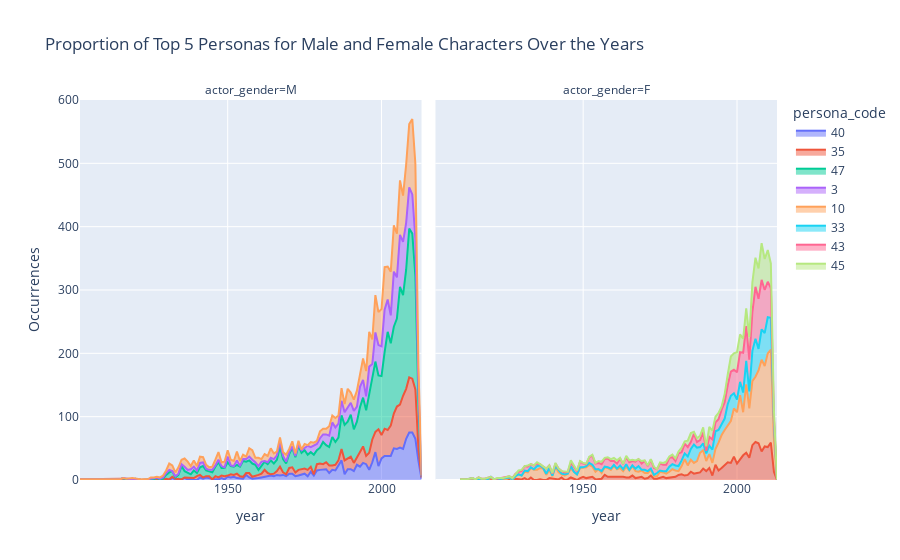

Write notebook code for a chart like this one.
### Code cell
import pandas as pd
import plotly.express as px

# Count occurrences for each combination of 'year', 'persona_code', and 'actor_gender'
data_counts = persona_char_movie_year.groupby(['year', 'persona_code', 'actor_gender']).size().reset_index(name='count')

# Get the top 5 personas for both male and female characters
top5_male_personas = data_counts[data_counts['actor_gender'] == 'M'].groupby('persona_code')['count'].sum().nlargest(5).index
top5_female_personas = data_counts[data_counts['actor_gender'] == 'F'].groupby('persona_code')['count'].sum().nlargest(5).index

# Filter the data for the top 5 personas for both male and female characters
male_top5_data = data_counts[(data_counts['actor_gender'] == 'M') & (data_counts['persona_code'].isin(top5_male_personas))]
female_top5_data = data_counts[(data_counts['actor_gender'] == 'F') & (data_counts['persona_code'].isin(top5_female_personas))]

# Combine male and female data
combined_data = pd.concat([male_top5_data, female_top5_data])

# Create a stacked area chart
fig = px.area(
    combined_data,
    x='year',
    y='count',
    color='persona_code',
    facet_col='actor_gender',
    labels={'count': 'Occurrences'},
    title='Proportion of Top 5 Personas for Male and Female Characters Over the Years'
)

# Show the chart
fig.show()

### Figure 1 — Plotly figure (JSON) as saved in the notebook; plotly's stock layout.template omitted (floating-point values rounded to 4 significant figures)
{"data": [{"fillpattern": {"shape": ""}, "hovertemplate": "persona_code=40<br>actor_gender=M<br>year=%{x}<br>Occurrences=%{y}<extra></extra>", "legendgroup": "40", "line": {"color": "#636efa"}, "marker": {"symbol": "circle"}, "mode": "lines", "name": "40", "orientation": "v", "showlegend": true, "stackgroup": "1", "type": "scatter", "x": [1902, 1925, 1927, 1930, 1932, 1933, 1934, 1935, 1936, 1937, 1938, 1941, 1942, 1943, 1944, 1945, 1946, 1947, 1948, 1949, 1950, 1951, 1952, 1953, 1954, 1955, 1956, 1957, 1958, 1959, 1960, 1961, 1962, 1963, 1964, 1965, 1966, 1967, 1968, 1969, 1970, 1971, 1972, 1973, 1974, 1975, 1976, 1977, 1978, 1979, 1980, 1981, 1982, 1983, 1984, 1985, 1986, 1987, 1988, 1989, 1990, 1991, 1992, 1993, 1994, 1995, 1996, 1997, 1998, 1999, 2000, 2001, 2002, 2003, 2004, 2005, 2006, 2007, 2008, 2009, 2010, 2011, 2012, 2013], "xaxis": "x", "y": [1, 1, 2, 1, 3, 1, 2, 1, 3, 1, 2, 4, 2, 4, 3, 1, 1, 1, 3, 1, 5, 4, 5, 3, 3, 2, 8, 4, 2, 2, 3, 4, 5, 5, 7, 6, 8, 7, 8, 6, 10, 10, 6, 7, 8, 10, 6, 13, 7, 15, 16, 16, 17, 11, 16, 15, 23, 31, 9, 17, 17, 14, 24, 21, 27, 25, 16, 28, 44, 22, 34, 38, 38, 38, 50, 49, 51, 49, 65, 75, 75, 65, 30, 2], "yaxis": "y"}, {"fillpattern": {"shape": ""}, "hovertemplate": "persona_code=35<br>actor_gender=M<br>year=%{x}<br>Occurrences=%{y}<extra></extra>", "legendgroup": "35", "line": {"color": "#EF553B"}, "marker": {"symbol": "circle"}, "mode": "lines", "name": "35", "orientation": "v", "showlegend": true, "stackgroup": "1", "type": "scatter", "x": [1915, 1916, 1919, 1920, 1921, 1924, 1926, 1929, 1930, 1931, 1932, 1933, 1936, 1937, 1938, 1939, 1940, 1941, 1942, 1943, 1944, 1946, 1947, 1948, 1949, 1950, 1951, 1952, 1953, 1954, 1955, 1956, 1957, 1958, 1959, 1960, 1961, 1962, 1963, 1964, 1965, 1966, 1967, 1968, 1969, 1970, 1971, 1972, 1973, 1974, 1975, 1976, 1977, 1978, 1979, 1980, 1981, 1982, 1983, 1984, 1985, 1986, 1987, 1988, 1989, 1990, 1991, 1992, 1993, 1994, 1995, 1996, 1997, 1998, 1999, 2000, 2001, 2002, 2003, 2004, 2005, 2006, 2007, 2008, 2009, 2010, 2011, 2012, 2013], "xaxis": "x", "y": [1, 2, 1, 1, 1, 1, 1, 1, 1, 1, 2, 1, 1, 3, 2, 3, 6, 4, 2, 2, 3, 5, 3, 4, 5, 2, 5, 3, 7, 3, 3, 3, 7, 3, 4, 5, 6, 11, 6, 2, 4, 6, 14, 4, 3, 9, 10, 6, 9, 9, 8, 10, 8, 2, 10, 10, 9, 11, 12, 7, 9, 8, 18, 22, 17, 20, 13, 12, 23, 26, 13, 27, 36, 32, 58, 37, 43, 41, 48, 55, 67, 68, 84, 79, 87, 85, 78, 19, 2], "yaxis": "y"}, {"fillpattern": {"shape": ""}, "hovertemplate": "persona_code=35<br>actor_gender=F<br>year=%{x}<br>Occurrences=%{y}<extra></extra>", "legendgroup": "35", "line": {"color": "#EF553B"}, "marker": {"symbol": "circle"}, "mode": "lines", "name": "35", "orientation": "v", "showlegend": false, "stackgroup": "1", "type": "scatter", "x": [1928, 1929, 1930, 1931, 1933, 1936, 1939, 1940, 1941, 1942, 1943, 1945, 1946, 1947, 1949, 1950, 1951, 1952, 1953, 1954, 1955, 1956, 1957, 1958, 1959, 1960, 1961, 1962, 1963, 1964, 1965, 1966, 1967, 1968, 1969, 1970, 1971, 1972, 1973, 1974, 1975, 1976, 1977, 1978, 1979, 1980, 1981, 1982, 1983, 1984, 1985, 1986, 1987, 1988, 1989, 1990, 1991, 1992, 1993, 1994, 1995, 1996, 1997, 1998, 1999, 2000, 2001, 2002, 2003, 2004, 2005, 2006, 2007, 2008, 2009, 2010, 2011, 2012], "xaxis": "x2", "y": [2, 1, 1, 3, 4, 1, 3, 2, 2, 1, 4, 1, 4, 2, 3, 5, 3, 4, 5, 1, 2, 2, 8, 5, 5, 5, 6, 5, 5, 4, 4, 7, 3, 4, 5, 2, 3, 7, 2, 2, 4, 5, 3, 4, 4, 5, 8, 9, 7, 8, 13, 10, 11, 12, 18, 14, 19, 7, 24, 15, 19, 24, 28, 27, 37, 26, 33, 39, 43, 35, 55, 60, 58, 45, 53, 52, 59, 13], "yaxis": "y2"}, {"fillpattern": {"shape": ""}, "hovertemplate": "persona_code=47<br>actor_gender=M<br>year=%{x}<br>Occurrences=%{y}<extra></extra>", "legendgroup": "47", "line": {"color": "#00cc96"}, "marker": {"symbol": "circle"}, "mode": "lines", "name": "47", "orientation": "v", "showlegend": true, "stackgroup": "1", "type": "scatter", "x": [1916, 1920, 1925, 1927, 1929, 1930, 1931, 1932, 1933, 1934, 1935, 1936, 1937, 1938, 1939, 1940, 1941, 1942, 1943, 1944, 1945, 1946, 1947, 1948, 1949, 1950, 1951, 1952, 1953, 1954, 1955, 1956, 1957, 1958, 1959, 1960, 1961, 1962, 1963, 1964, 1965, 1966, 1967, 1968, 1969, 1970, 1971, 1972, 1973, 1974, 1975, 1976, 1977, 1978, 1979, 1980, 1981, 1982, 1983, 1984, 1985, 1986, 1987, 1988, 1989, 1990, 1991, 1992, 1993, 1994, 1995, 1996, 1997, 1998, 1999, 2000, 2001, 2002, 2003, 2004, 2005, 2006, 2007, 2008, 2009, 2010, 2011, 2012, 2013], "xaxis": "x", "y": [1, 1, 1, 2, 1, 6, 11, 9, 2, 6, 21, 10, 8, 5, 12, 5, 12, 18, 9, 8, 11, 15, 24, 12, 13, 21, 13, 13, 14, 15, 25, 18, 20, 21, 18, 8, 12, 13, 14, 22, 16, 18, 32, 21, 17, 22, 31, 24, 38, 26, 29, 24, 23, 31, 22, 25, 35, 27, 29, 45, 36, 36, 53, 56, 58, 66, 53, 56, 71, 77, 72, 91, 94, 111, 85, 93, 121, 155, 130, 137, 139, 186, 159, 188, 235, 229, 179, 75, 2], "yaxis": "y"}, {"fillpattern": {"shape": ""}, "hovertemplate": "persona_code=3<br>actor_gender=M<br>year=%{x}<br>Occurrences=%{y}<extra></extra>", "legendgroup": "3", "line": {"color": "#ab63fa"}, "marker": {"symbol": "circle"}, "mode": "lines", "name": "3", "orientation": "v", "showlegend": true, "stackgroup": "1", "type": "scatter", "x": [1917, 1926, 1928, 1929, 1930, 1931, 1933, 1934, 1935, 1936, 1937, 1938, 1939, 1940, 1941, 1942, 1943, 1944, 1945, 1946, 1947, 1948, 1949, 1950, 1951, 1952, 1953, 1954, 1955, 1956, 1957, 1958, 1959, 1960, 1961, 1962, 1963, 1964, 1965, 1966, 1967, 1968, 1969, 1970, 1971, 1972, 1973, 1974, 1975, 1976, 1977, 1978, 1979, 1980, 1981, 1982, 1983, 1984, 1985, 1986, 1987, 1988, 1989, 1990, 1991, 1992, 1993, 1994, 1995, 1996, 1997, 1998, 1999, 2000, 2001, 2002, 2003, 2004, 2005, 2006, 2007, 2008, 2009, 2010, 2011, 2012], "xaxis": "x", "y": [2, 1, 2, 2, 3, 4, 2, 2, 3, 7, 4, 8, 6, 4, 7, 6, 3, 2, 4, 2, 4, 3, 1, 9, 1, 1, 7, 1, 3, 4, 6, 6, 4, 6, 7, 1, 3, 4, 7, 7, 6, 5, 3, 3, 2, 2, 2, 4, 3, 14, 8, 14, 10, 15, 12, 17, 18, 23, 23, 22, 23, 20, 23, 19, 29, 24, 32, 28, 22, 45, 25, 46, 48, 47, 67, 51, 44, 87, 65, 82, 84, 74, 65, 62, 59, 21], "yaxis": "y"}, {"fillpattern": {"shape": ""}, "hovertemplate": "persona_code=10<br>actor_gender=M<br>year=%{x}<br>Occurrences=%{y}<extra></extra>", "legendgroup": "10", "line": {"color": "#FFA15A"}, "marker": {"symbol": "circle"}, "mode": "lines", "name": "10", "orientation": "v", "showlegend": true, "stackgroup": "1", "type": "scatter", "x": [1919, 1921, 1922, 1925, 1926, 1927, 1928, 1929, 1930, 1931, 1932, 1933, 1934, 1935, 1936, 1937, 1938, 1939, 1940, 1941, 1942, 1943, 1944, 1945, 1946, 1947, 1948, 1949, 1950, 1951, 1952, 1953, 1954, 1955, 1956, 1957, 1958, 1959, 1960, 1961, 1962, 1963, 1964, 1965, 1966, 1967, 1968, 1969, 1970, 1971, 1972, 1973, 1974, 1975, 1976, 1977, 1978, 1979, 1980, 1981, 1982, 1983, 1984, 1985, 1986, 1987, 1988, 1989, 1990, 1991, 1992, 1993, 1994, 1995, 1996, 1997, 1998, 1999, 2000, 2001, 2002, 2003, 2004, 2005, 2006, 2007, 2008, 2009, 2010, 2011, 2012, 2013], "xaxis": "x", "y": [2, 1, 1, 2, 2, 1, 2, 3, 4, 10, 9, 6, 10, 7, 13, 13, 5, 10, 7, 10, 8, 6, 4, 5, 9, 12, 6, 9, 10, 9, 8, 14, 8, 7, 4, 13, 15, 7, 13, 4, 11, 10, 15, 9, 6, 8, 6, 11, 5, 8, 4, 6, 1, 7, 1, 8, 5, 5, 11, 9, 9, 15, 11, 15, 13, 20, 13, 29, 16, 18, 25, 21, 34, 40, 55, 39, 59, 52, 59, 67, 52, 69, 73, 69, 86, 73, 92, 100, 119, 118, 33, 1], "yaxis": "y"}, {"fillpattern": {"shape": ""}, "hovertemplate": "persona_code=10<br>actor_gender=F<br>year=%{x}<br>Occurrences=%{y}<extra></extra>", "legendgroup": "10", "line": {"color": "#FFA15A"}, "marker": {"symbol": "circle"}, "mode": "lines", "name": "10", "orientation": "v", "showlegend": false, "stackgroup": "1", "type": "scatter", "x": [1916, 1917, 1919, 1920, 1921, 1922, 1925, 1926, 1928, 1929, 1930, 1931, 1932, 1933, 1934, 1935, 1936, 1937, 1938, 1939, 1940, 1941, 1942, 1943, 1944, 1945, 1946, 1947, 1948, 1949, 1950, 1951, 1952, 1953, 1954, 1955, 1956, 1957, 1958, 1959, 1960, 1961, 1962, 1963, 1964, 1965, 1966, 1967, 1968, 1969, 1970, 1971, 1972, 1973, 1974, 1975, 1976, 1977, 1978, 1979, 1980, 1981, 1982, 1983, 1984, 1985, 1986, 1987, 1988, 1989, 1990, 1991, 1992, 1993, 1994, 1995, 1996, 1997, 1998, 1999, 2000, 2001, 2002, 2003, 2004, 2005, 2006, 2007, 2008, 2009, 2010, 2011, 2012], "xaxis": "x2", "y": [1, 1, 1, 3, 1, 1, 1, 4, 4, 8, 6, 10, 12, 15, 16, 16, 18, 18, 8, 13, 4, 19, 11, 5, 7, 9, 14, 11, 9, 16, 15, 17, 20, 16, 12, 15, 9, 12, 14, 11, 17, 11, 14, 9, 17, 11, 15, 11, 9, 10, 9, 8, 9, 4, 4, 9, 7, 7, 9, 13, 10, 6, 13, 26, 15, 19, 17, 19, 31, 29, 16, 22, 20, 25, 44, 52, 55, 59, 66, 76, 81, 101, 68, 108, 78, 101, 103, 115, 145, 127, 148, 147, 51], "yaxis": "y2"}, {"fillpattern": {"shape": ""}, "hovertemplate": "persona_code=33<br>actor_gender=F<br>year=%{x}<br>Occurrences=%{y}<extra></extra>", "legendgroup": "33", "line": {"color": "#19d3f3"}, "marker": {"symbol": "circle"}, "mode": "lines", "name": "33", "orientation": "v", "showlegend": true, "stackgroup": "1", "type": "scatter", "x": [1910, 1912, 1914, 1918, 1920, 1924, 1925, 1927, 1931, 1932, 1933, 1934, 1935, 1936, 1937, 1938, 1939, 1940, 1941, 1942, 1943, 1944, 1946, 1949, 1951, 1952, 1953, 1954, 1956, 1957, 1958, 1959, 1960, 1961, 1962, 1963, 1964, 1965, 1966, 1967, 1968, 1969, 1970, 1971, 1972, 1973, 1974, 1975, 1976, 1977, 1978, 1979, 1980, 1981, 1982, 1983, 1984, 1985, 1986, 1987, 1988, 1989, 1990, 1991, 1992, 1993, 1994, 1995, 1996, 1997, 1998, 1999, 2000, 2001, 2002, 2003, 2004, 2005, 2006, 2007, 2008, 2009, 2010, 2011, 2012, 2013], "xaxis": "x2", "y": [1, 1, 3, 1, 2, 2, 2, 1, 2, 2, 1, 1, 6, 4, 1, 2, 3, 1, 1, 3, 1, 2, 4, 1, 2, 3, 3, 4, 3, 1, 1, 2, 2, 1, 4, 3, 4, 1, 1, 4, 9, 1, 5, 3, 2, 2, 5, 2, 2, 4, 8, 8, 8, 8, 9, 9, 14, 17, 29, 21, 9, 11, 12, 13, 21, 28, 20, 16, 18, 33, 40, 24, 20, 21, 31, 37, 27, 48, 60, 34, 48, 52, 57, 50, 26, 1], "yaxis": "y2"}, {"fillpattern": {"shape": ""}, "hovertemplate": "persona_code=43<br>actor_gender=F<br>year=%{x}<br>Occurrences=%{y}<extra></extra>", "legendgroup": "43", "line": {"color": "#FF6692"}, "marker": {"symbol": "circle"}, "mode": "lines", "name": "43", "orientation": "v", "showlegend": true, "stackgroup": "1", "type": "scatter", "x": [1915, 1916, 1917, 1918, 1919, 1922, 1924, 1925, 1926, 1927, 1928, 1929, 1930, 1931, 1932, 1933, 1934, 1935, 1936, 1937, 1938, 1939, 1940, 1941, 1942, 1943, 1944, 1945, 1946, 1947, 1948, 1949, 1950, 1951, 1952, 1953, 1954, 1955, 1956, 1957, 1958, 1959, 1960, 1961, 1962, 1963, 1964, 1965, 1966, 1967, 1968, 1969, 1970, 1971, 1972, 1973, 1974, 1975, 1976, 1977, 1978, 1979, 1980, 1981, 1982, 1983, 1984, 1985, 1986, 1987, 1988, 1989, 1990, 1991, 1992, 1993, 1994, 1995, 1996, 1997, 1998, 1999, 2000, 2001, 2002, 2003, 2004, 2005, 2006, 2007, 2008, 2009, 2010, 2011, 2012], "xaxis": "x2", "y": [1, 3, 1, 1, 2, 1, 1, 1, 2, 2, 4, 4, 7, 7, 7, 5, 6, 4, 2, 2, 8, 4, 3, 4, 3, 4, 3, 3, 5, 8, 5, 9, 6, 3, 9, 14, 9, 10, 11, 12, 14, 12, 6, 8, 11, 8, 11, 12, 7, 11, 11, 10, 14, 8, 14, 11, 6, 11, 10, 10, 14, 11, 7, 20, 13, 15, 15, 11, 17, 9, 11, 17, 4, 14, 16, 14, 17, 24, 26, 30, 38, 37, 43, 47, 63, 55, 50, 61, 82, 79, 78, 68, 56, 47, 7], "yaxis": "y2"}, {"fillpattern": {"shape": ""}, "hovertemplate": "persona_code=45<br>actor_gender=F<br>year=%{x}<br>Occurrences=%{y}<extra></extra>", "legendgroup": "45", "line": {"color": "#B6E880"}, "marker": {"symbol": "circle"}, "mode": "lines", "name": "45", "orientation": "v", "showlegend": true, "stackgroup": "1", "type": "scatter", "x": [1922, 1929, 1930, 1932, 1935, 1940, 1941, 1944, 1946, 1947, 1948, 1949, 1950, 1951, 1952, 1953, 1954, 1955, 1956, 1957, 1958, 1959, 1960, 1961, 1962, 1964, 1965, 1966, 1967, 1969, 1970, 1971, 1972, 1973, 1975, 1976, 1977, 1978, 1979, 1980, 1981, 1982, 1983, 1984, 1985, 1986, 1987, 1988, 1989, 1990, 1991, 1992, 1993, 1994, 1995, 1996, 1997, 1998, 1999, 2000, 2001, 2002, 2003, 2004, 2005, 2006, 2007, 2008, 2009, 2010, 2011, 2012], "xaxis": "x2", "y": [1, 2, 2, 2, 2, 1, 1, 2, 4, 2, 1, 1, 1, 1, 1, 2, 1, 3, 4, 2, 2, 3, 5, 5, 1, 2, 3, 2, 2, 4, 1, 1, 1, 2, 2, 3, 5, 2, 4, 4, 3, 7, 4, 10, 14, 3, 6, 7, 8, 7, 16, 14, 9, 10, 5, 13, 17, 24, 26, 32, 28, 22, 28, 36, 47, 46, 48, 58, 49, 50, 39, 13], "yaxis": "y2"}], "layout": {"annotations": [{"font": {}, "showarrow": false, "text": "actor_gender=M", "x": 0.245, "xanchor": "center", "xref": "paper", "y": 1, "yanchor": "bottom", "yref": "paper"}, {"font": {}, "showarrow": false, "text": "actor_gender=F", "x": 0.755, "xanchor": "center", "xref": "paper", "y": 1, "yanchor": "bottom", "yref": "paper"}], "legend": {"title": {"text": "persona_code"}, "tracegroupgap": 0}, "title": {"text": "Proportion of Top 5 Personas for Male and Female Characters Over the Years"}, "xaxis": {"anchor": "y", "domain": [0, 0.49], "title": {"text": "year"}}, "xaxis2": {"anchor": "y2", "domain": [0.51, 1], "matches": "x", "title": {"text": "year"}}, "yaxis": {"anchor": "x", "domain": [0, 1], "title": {"text": "Occurrences"}}, "yaxis2": {"anchor": "x2", "domain": [0, 1], "matches": "y", "showticklabels": false}}}
